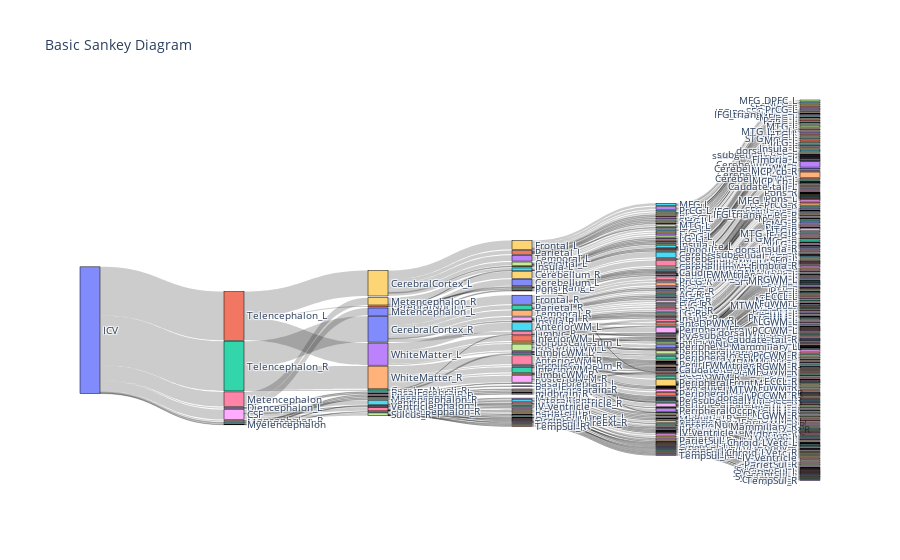

This figure's notebook cell:
### Code cell
#lets call the function and plot!

#specify columns we want to plot
columns = ['icv', 'level1', 'level2', 'level3', 'level4', 'roi']

#call sankey function for subject df, with columns and composition as weight
labels, sources, targets, weights = gensankey(subject, columns, 'comp') 

#copy in code for sankey plot but replace label with labels, source with sources, 
#target with targets, and value with weights

fig = go.Figure(data=[go.Sankey(
    node = dict(
      pad = 15,
      thickness = 20,
      line = dict(color = "black", width = 0.5),
      label = labels,
    ),
    link = dict(
      source = sources,
      target = targets,
      value = weights,
  ))])

fig.update_layout(title_text="Basic Sankey Diagram", font_size=10)
fig.show()

### Figure 1 — Plotly figure (JSON) as saved in the notebook; plotly's stock layout.template omitted (floating-point values rounded to 4 significant figures; data arrays with more than 128 entries replaced by an {"elided": "..."} marker saying what was removed)
{"data": [{"link": {"source": {"elided": "500 int values"}, "target": {"elided": "500 int values"}, "value": {"elided": "500 float values"}}, "node": {"label": {"elided": "493 str values"}, "line": {"color": "black", "width": 0.5}, "pad": 15, "thickness": 20}, "type": "sankey"}], "layout": {"font": {"size": 10}, "title": {"text": "Basic Sankey Diagram"}}}
